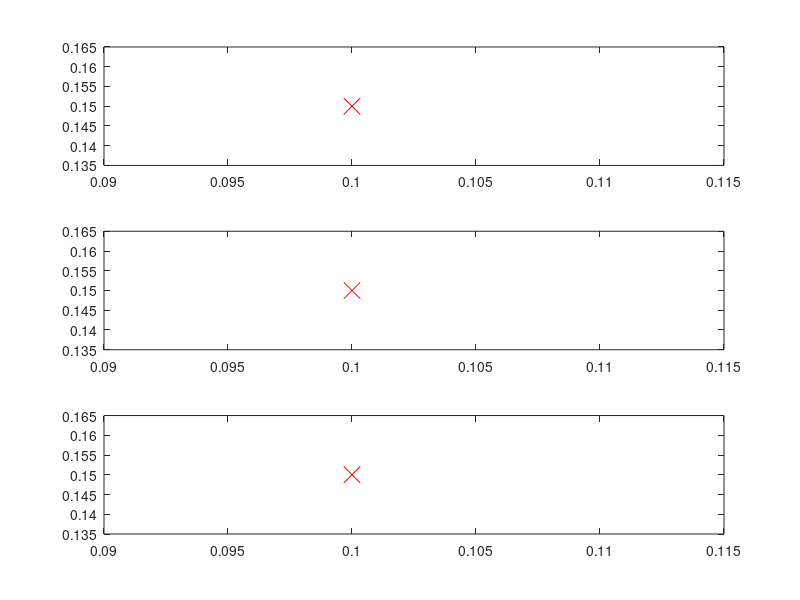

MATLAB code for this plot: (Note: this script raises an error after producing the figure.)
% demo: scatter plots comparing sm with music and esprit
%       it shows that the variance of the sm-estimates is
%       superior to the other two.
%
% simulation example from sesha2 page 38

% Setting up the signal parameters and time interval
% here y=unit variance white noise + .5*sin(.1*t+phi1) + sin(.15*t+phi2)
clear, close all

N=1000; mag0=.35; mag1=.5; o1=.1; mag2=1; o2=.15;
k=0:N-1; k=k(:);

% drawing the target frequency1 vs frequency2 for the subsequently generated
% scatter diagrams
figure(1), clf,
subplot(3,1,1), plot(o1,o2,'rx','MarkerSize',12),  hold on,
subplot(3,1,2), plot(o1,o2,'rx','MarkerSize',12),  hold on,
subplot(3,1,3), plot(o1,o2,'rx','MarkerSize',12),  hold on,


% simulating the time series and determining the frequencies of the two
% sinusoids.
IS_count=0;
MUSIC_count=0;
ESPRIT_count=0;
for i=1:100,
  y=mag0*randn(N,1)+mag1*sin(o1*k+2*pi*rand)+mag2*sin(o2*k+2*pi*rand);

% estimating sinusoids per music, esprit
n=4; m=30;
omusic=music(y,n,m); omusic=omusic(omusic>=0);
omusic=sort(omusic); omusic=omusic(end-1:end);
oesprit=esprit(y,n,m); oesprit=oesprit(oesprit>=0);
oesprit=sort(oesprit); oesprit=oesprit(end-1:end);

% IS-based estimation
thetamid=.05; [Ah,bh]=cjordan([30],[0.4*exp(thetamid*j)]);

P=dlsim_complex(Ah,bh,y');

[omega_ss,residues_ss]=sm(P,Ah,bh,n);
omega_ss=omega_ss(omega_ss<pi);
omega_ss=sort(omega_ss);omega_ss=omega_ss(end-1:end);

if(omega_ss(1)>0.07&&omega_ss(1)<0.13&&omega_ss(2)>0.12&&omega_ss(2)<0.18)
    IS_count=IS_count+1;
end
if(omusic(1)>0.07&&omusic(1)<0.13&&omusic(2)>0.12&&omusic(2)<0.18)
    MUSIC_count=MUSIC_count+1;
end
if(oesprit(1)>0.07&&oesprit(1)<0.13&&oesprit(2)>0.12&&oesprit(2)<0.18)
    ESPRIT_count=ESPRIT_count+1;
end

% [omega_ss,omusic oesprit];
subplot(3,1,1), plot(omega_ss(1),omega_ss(2),'o'),
subplot(3,1,2), plot(omusic(1),omusic(2),'o'),
subplot(3,1,3), plot(oesprit(1),oesprit(2),'o'),
end

figure(1),
subplot(3,1,1), axis([.07 .13 .12 .18]); hold on,  legend('sm')
subplot(3,1,2), axis([.07 .13 .12 .18]); hold on,  legend('music')
subplot(3,1,3), axis([.07 .13 .12 .18]); hold on,  legend('esprit')